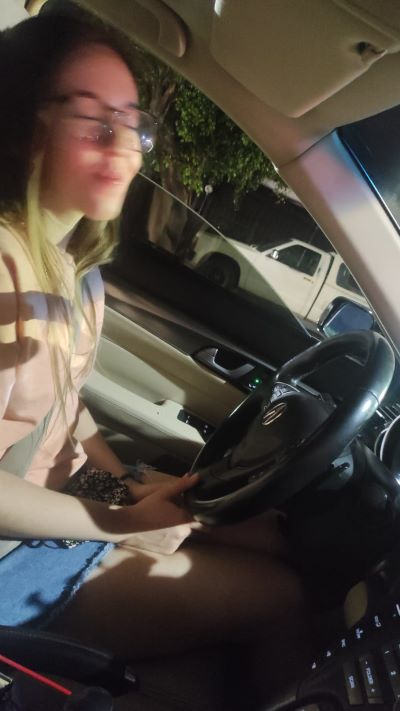
#> input picture gaby1.0.jpg, 400 x 711 px
$ python 'Práctica 3.py'
#> lines starting #> are read from the running program, lines starting #| are printed output that depends on the picture
import numpy as np
from matplotlib import pyplot as plt
from matplotlib import image as mpimg
import cv2

def show_histograma(imagen, titulo):

    color = ('b','g','r')

    for channel,col in enumerate(color):
        histr = cv2.calcHist([imagen],[channel],None,[256],[0,256])
        plt.plot(histr,color = col)
        plt.xlim([0,256])
    plt.title(titulo)

def main():
    # Carga de imagenes
    imagen1 = cv2.imread('gaby1.0.jpg')
#> imagen1 is the input picture: shape (711, 400, 3); mean B, G, R 62.3, 70, 77.5
    imagen2 = cv2.imread('cielo.jpg')
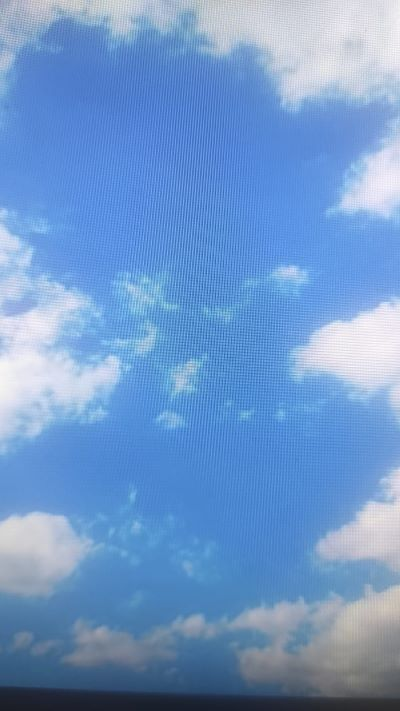
#> input picture cielo.jpg, 400 x 711 px
#> imagen2 is the input picture: shape (711, 400, 3); mean B, G, R 203.1, 152.7, 113.1

    img1_np = np.array(imagen1)
    img2_np = np.array(imagen2)

    # Operaciones
    ancho = imagen2.shape[1]
#> ancho = 400
    alto = imagen2.shape[0]
#> alto = 711

    traslacion = np.float32([[1,0,100],[0,1,150]])
    rotacion = cv2.getRotationMatrix2D((ancho//2,alto//2),15,1)

    pts1 = np.float32([[100,400],[400,100],[100,100]])
    pts2 = np.float32([[50,300],[400,200],[80,150]])

    tras_fin = cv2.getAffineTransform(pts1,pts2)

    muestras = {
        'suma':             img1_np + img2_np,
        'resta':            img1_np - img2_np,
        'multiplicacion':   img1_np * img2_np,
        'division':         img1_np % img2_np,
        'potencia':         img1_np ** img2_np,

        'conjuncion':       img1_np | img2_np,
        'disyuncion':       img1_np & img2_np,
        'negativo':         255 - img1_np,
        'traslacion':       cv2.warpAffine(imagen2, traslacion, (ancho,alto)),
        'rotacion':         cv2.warpAffine(imagen1, rotacion, (ancho,alto)),
        'escalado':         cv2.resize(imagen2,(600,300), interpolation=cv2.INTER_CUBIC),
        'traslacion a fin': cv2.warpAffine(imagen1, tras_fin, (ancho,alto))
    }

    # Ecualizacion
    img_to_yuv = cv2.cvtColor(imagen1,cv2.COLOR_BGR2YUV)
#> img_to_yuv: shape (711, 400, 3); mean of channels 0, 1, 2 71.3, 123.6, 133.5
    img_to_yuv[:,:,0] = cv2.equalizeHist(img_to_yuv[:,:,0])
#> img_to_yuv: shape (711, 400, 3); mean of channels 0, 1, 2 128.7, 123.6, 133.5
    imagen1_equ = cv2.cvtColor(img_to_yuv, cv2.COLOR_YUV2BGR)
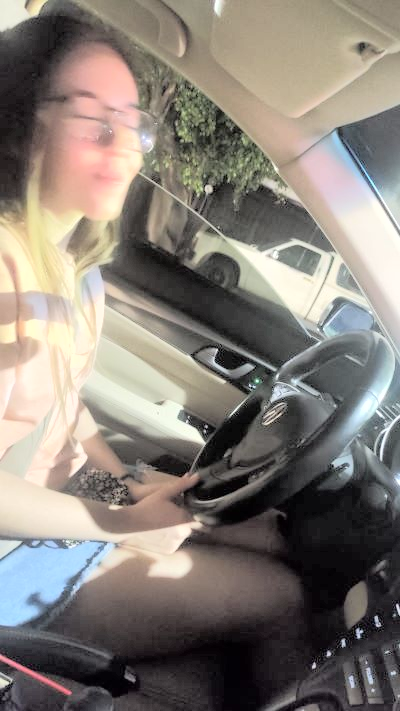
#> imagen1_equ: shape (711, 400, 3); mean B, G, R 119.8, 127.2, 134.4

    img_to_yuv = cv2.cvtColor(imagen2,cv2.COLOR_BGR2YUV)
#> img_to_yuv: shape (711, 400, 3); mean of channels 0, 1, 2 146.6, 155.7, 98.6
    img_to_yuv[:,:,0] = cv2.equalizeHist(img_to_yuv[:,:,0])
#> img_to_yuv: shape (711, 400, 3); mean of channels 0, 1, 2 128.9, 155.7, 98.6
    imagen2_equ = cv2.cvtColor(img_to_yuv, cv2.COLOR_YUV2BGR)
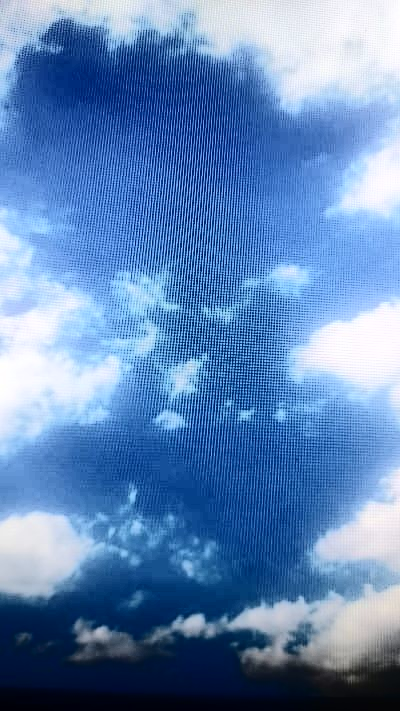
#> imagen2_equ: shape (711, 400, 3); mean B, G, R 184.4, 135, 97.2

    imagen_ecu = {}

    for muestra in muestras:
        img_to_yuv = cv2.cvtColor(muestras[muestra],cv2.COLOR_BGR2YUV)
        img_to_yuv[:,:,0] = cv2.equalizeHist(img_to_yuv[:,:,0])
        imagen_ecu[muestra] = cv2.cvtColor(img_to_yuv, cv2.COLOR_YUV2BGR)
#> this loop made 12 passes
#> muestra on passes 1 to 12: 'suma', 'resta', 'multiplicacion', 'division', 'potencia', 'conjuncion', 'disyuncion', 'negativo', 'traslacion', 'rotacion', 'escalado', 'traslacion a fin'
#> img_to_yuv: shape (711, 400, 3); mean of channels 0, 1, 2 62.2, 125.8, 130.7
#> after the loop, imagen_ecu = 12 items

    # Creacion de figura
    for muestra in muestras:
        fig = plt.figure(figsize=(13, 13))
        columns = 3
        rows = 4

        fig.add_subplot(rows, columns, 1)
        plt.imshow(imagen1)
        plt.title('Gaby')

        fig.add_subplot(rows, columns, 2)
        plt.imshow(muestras[muestra])
        plt.title(muestra)

        fig.add_subplot(rows, columns, 3)
        plt.imshow(imagen2)
        plt.title('Cielo')


        fig.add_subplot(rows, columns, 4)
        show_histograma(imagen1, 'Histrograma Gaby')

        fig.add_subplot(rows, columns, 5)
        show_histograma(muestras[muestra], 'Histograma '+ muestra)

        fig.add_subplot(rows, columns, 6)
        show_histograma(imagen2, 'Histograma Cielo')


        fig.add_subplot(rows, columns, 7)
        plt.imshow(imagen1_equ)
        plt.title('Cielo ecualizado')

        fig.add_subplot(rows, columns, 8)
        plt.imshow(imagen_ecu[muestra])
        plt.title(muestra +' ecualizado')

        fig.add_subplot(rows, columns, 9)
        plt.imshow(imagen2_equ)
        plt.title('Cielo ecualizado')


        fig.add_subplot(rows, columns, 10)
        show_histograma(imagen1_equ, 'Histrograma Gaby ecualizado')

        fig.add_subplot(rows, columns, 11)
        show_histograma(imagen_ecu[muestra], 'Histograma '+ muestra +' ecualizado')

        fig.add_subplot(rows, columns, 12)
        show_histograma(imagen2_equ, 'Histograma cielo ecualizado')

        plt.show()
#> this loop made 12 passes
#> pass 1, in main, `plt.show()`:
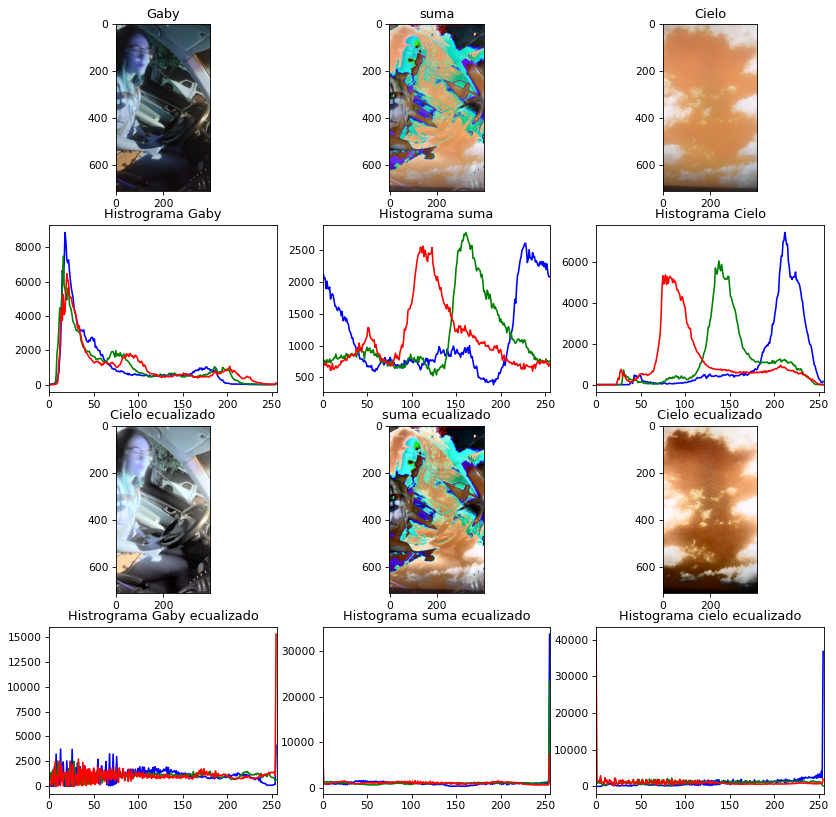
#> figure drawn by matplotlib, 12 panels; B, G, R data is drawn as R, G, B; panel 4: curve peaks at x = 18, y = 8858; panel 4: curve peaks at x = 16, y = 7479; panel 4: curve peaks at x = 20, y = 6456; panel 5: curve peaks at x = 228, y = 2608
#> pass 2, in main, `plt.show()`:
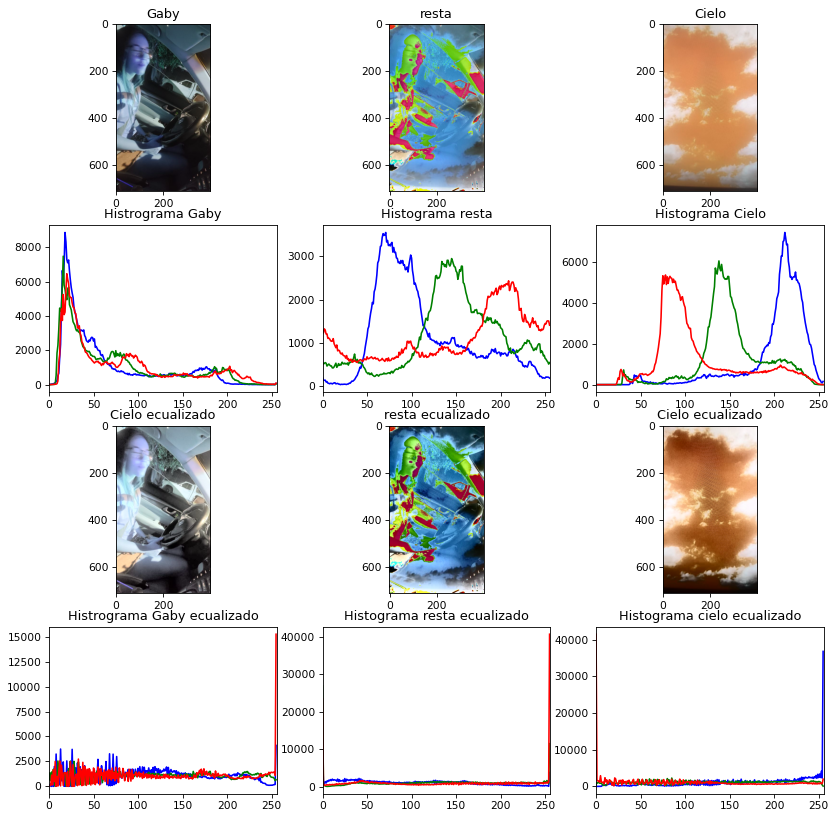
#> figure drawn by matplotlib, 12 panels; B, G, R data is drawn as R, G, B; panel 4: curve peaks at x = 18, y = 8858; panel 4: curve peaks at x = 16, y = 7479; panel 4: curve peaks at x = 20, y = 6456; panel 5: curve peaks at x = 71, y = 3552

if __name__ == "__main__":
    main()
